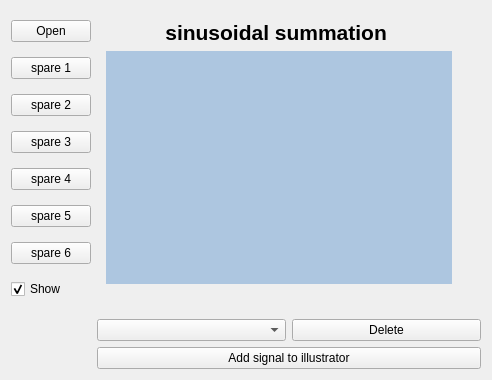
       <widget class="QWidget" name="layoutWidget">
        <layout class="QGridLayout" name="gridLayout_for_sinusoidalSummation">
         <item row="0" column="0">
          <layout class="QVBoxLayout" name="verticalLayout_mainGraphButtons">
           <item>
            <widget class="QPushButton" name="Button_open">
             <property name="text">
              <string>Open</string>
             </property>
            </widget>
           </item>
           <item>
            <widget class="QPushButton" name="Spare_button">
             <property name="text">
              <string>spare 1</string>
             </property>
            </widget>
           </item>
           <item>
            <widget class="QPushButton" name="Spare_button_2">
             <property name="text">
              <string>spare 2</string>
             </property>
            </widget>
           </item>
           <item>
            <widget class="QPushButton" name="Spare_button_3">
             <property name="text">
              <string>spare 3</string>
             </property>
            </widget>
           </item>
           <item>
            <widget class="QPushButton" name="Spare_button_4">
             <property name="text">
              <string>spare 4</string>
             </property>
            </widget>
           </item>
           <item>
            <widget class="QPushButton" name="Spare_button_5">
             <property name="text">
              <string>spare 5</string>
             </property>
            </widget>
           </item>
           <item>
            <widget class="QPushButton" name="Spare_button_6">
             <property name="text">
              <string>spare 6</string>
             </property>
            </widget>
           </item>
           <item>
            <widget class="QCheckBox" name="checkBox_showhide">
             <property name="text">
              <string>Show</string>
             </property>
             <property name="checked">
              <bool>true</bool>
             </property>
             <property name="tristate">
              <bool>false</bool>
             </property>
            </widget>
           </item>
          </layout>
         </item>
         <item row="0" column="1">
          <widget class="QWidget" name="widget_singleuse_as_backGround_for_summation" native="true">
           <layout class="QGridLayout" name="gridLayout_5">
            <item row="0" column="0">
             <widget class="QLabel" name="label_For_summation">
              <property name="text">
               <string>&lt;html&gt;&lt;head/&gt;&lt;body&gt;&lt;p&gt;&lt;span style=&quot; font-size:16pt; font-weight:600;&quot;&gt;sinusoidal summation &lt;/span&gt;&lt;/p&gt;&lt;/body&gt;&lt;/html&gt;</string>
              </property>
              <property name="alignment">
               <set>Qt::AlignCenter</set>
              </property>
             </widget>
            </item>
            <item row="1" column="0">
             <widget class="PlotWidget" name="Widget_Adder" native="true">
              <property name="palette">
               <palette>
                <active>
                 <colorrole role="WindowText">
                  <brush brushstyle="SolidPattern">
                   <color alpha="255">
                    <red>0</red>
                    <green>0</green>
                    <blue>0</blue>
                   </color>
                  </brush>
                 </colorrole>
                 <colorrole role="Button">
                  <brush brushstyle="SolidPattern">
                   <color alpha="255">
                    <red>173</red>
                    <green>198</green>
                    <blue>224</blue>
                   </color>
                  </brush>
                 </colorrole>
                 <colorrole role="Light">
                  <brush brushstyle="SolidPattern">
                   <color alpha="255">
                    <red>255</red>
                    <green>255</green>
                    <blue>255</blue>
                   </color>
                  </brush>
                 </colorrole>
                 <colorrole role="Midlight">
                  <brush brushstyle="SolidPattern">
                   <color alpha="255">
                    <red>255</red>
                    <green>255</green>
                    <blue>255</blue>
                   </color>
                  </brush>
                 </colorrole>
                 <colorrole role="Dark">
                  <brush brushstyle="SolidPattern">
                   <color alpha="255">
                    <red>127</red>
                    <green>127</green>
                    <blue>127</blue>
                   </color>
                  </brush>
                 </colorrole>
                 <colorrole role="Mid">
                  <brush brushstyle="SolidPattern">
                   <color alpha="255">
                    <red>170</red>
                    <green>170</green>
                    <blue>170</blue>
                   </color>
                  </brush>
                 </colorrole>
                 <colorrole role="Text">
                  <brush brushstyle="SolidPattern">
                   <color alpha="255">
                    <red>0</red>
                    <green>0</green>
                    <blue>0</blue>
                   </color>
                  </brush>
                 </colorrole>
                 <colorrole role="BrightText">
                  <brush brushstyle="SolidPattern">
                   <color alpha="255">
                    <red>255</red>
                    <green>255</green>
                    <blue>255</blue>
                   </color>
                  </brush>
                 </colorrole>
                 <colorrole role="ButtonText">
                  <brush brushstyle="SolidPattern">
                   <color alpha="255">
                    <red>0</red>
                    <green>0</green>
                    <blue>0</blue>
                   </color>
                  </brush>
                 </colorrole>
                 <colorrole role="Base">
                  <brush brushstyle="SolidPattern">
                   <color alpha="255">
                    <red>173</red>
                    <green>198</green>
                    <blue>224</blue>
                   </color>
                  </brush>
                 </colorrole>
                 <colorrole role="Window">
                  <brush brushstyle="SolidPattern">
                   <color alpha="255">
                    <red>173</red>
                    <green>198</green>
                    <blue>224</blue>
                   </color>
                  </brush>
                 </colorrole>
                 <colorrole role="Shadow">
                  <brush brushstyle="SolidPattern">
                   <color alpha="255">
                    <red>0</red>
                    <green>0</green>
                    <blue>0</blue>
                   </color>
                  </brush>
                 </colorrole>
                 <colorrole role="AlternateBase">
                  <brush brushstyle="SolidPattern">
                   <color alpha="255">
                    <red>255</red>
                    <green>255</green>
                    <blue>255</blue>
                   </color>
                  </brush>
                 </colorrole>
                 <colorrole role="ToolTipBase">
                  <brush brushstyle="SolidPattern">
                   <color alpha="255">
                    <red>255</red>
                    <green>255</green>
                    <blue>220</blue>
                   </color>
                  </brush>
                 </colorrole>
                 <colorrole role="ToolTipText">
                  <brush brushstyle="SolidPattern">
                   <color alpha="255">
                    <red>0</red>
                    <green>0</green>
                    <blue>0</blue>
                   </color>
                  </brush>
                 </colorrole>
                </active>
                <inactive>
                 <colorrole role="WindowText">
                  <brush brushstyle="SolidPattern">
                   <color alpha="255">
                    <red>0</red>
                    <green>0</green>
                    <blue>0</blue>
                   </color>
                  </brush>
                 </colorrole>
                 <colorrole role="Button">
                  <brush brushstyle="SolidPattern">
                   <color alpha="255">
                    <red>173</red>
                    <green>198</green>
                    <blue>224</blue>
                   </color>
                  </brush>
                 </colorrole>
                 <colorrole role="Light">
                  <brush brushstyle="SolidPattern">
                   <color alpha="255">
                    <red>255</red>
                    <green>255</green>
                    <blue>255</blue>
                   </color>
                  </brush>
                 </colorrole>
                 <colorrole role="Midlight">
                  <brush brushstyle="SolidPattern">
                   <color alpha="255">
                    <red>255</red>
                    <green>255</green>
                    <blue>255</blue>
                   </color>
                  </brush>
                 </colorrole>
                 <colorrole role="Dark">
                  <brush brushstyle="SolidPattern">
                   <color alpha="255">
                    <red>127</red>
                    <green>127</green>
                    <blue>127</blue>
                   </color>
                  </brush>
                 </colorrole>
                 <colorrole role="Mid">
                  <brush brushstyle="SolidPattern">
                   <color alpha="255">
                    <red>170</red>
                    <green>170</green>
                    <blue>170</blue>
                   </color>
                  </brush>
                 </colorrole>
                 <colorrole role="Text">
                  <brush brushstyle="SolidPattern">
                   <color alpha="255">
                    <red>0</red>
                    <green>0</green>
                    <blue>0</blue>
                   </color>
                  </brush>
                 </colorrole>
                 <colorrole role="BrightText">
                  <brush brushstyle="SolidPattern">
                   <color alpha="255">
                    <red>255</red>
                    <green>255</green>
                    <blue>255</blue>
                   </color>
                  </brush>
                 </colorrole>
                 <colorrole role="ButtonText">
                  <brush brushstyle="SolidPattern">
                   <color alpha="255">
                    <red>0</red>
                    <green>0</green>
                    <blue>0</blue>
                   </color>
                  </brush>
                 </colorrole>
                 <colorrole role="Base">
                  <brush brushstyle="SolidPattern">
                   <color alpha="255">
                    <red>173</red>
                    <green>198</green>
                    <blue>224</blue>
                   </color>
                  </brush>
                 </colorrole>
                 <colorrole role="Window">
                  <brush brushstyle="SolidPattern">
                   <color alpha="255">
                    <red>173</red>
                    <green>198</green>
                    <blue>224</blue>
                   </color>
                  </brush>
                 </colorrole>
                 <colorrole role="Shadow">
                  <brush brushstyle="SolidPattern">
                   <color alpha="255">
                    <red>0</red>
                    <green>0</green>
                    <blue>0</blue>
                   </color>
                  </brush>
                 </colorrole>
                 <colorrole role="AlternateBase">
                  <brush brushstyle="SolidPattern">
                   <color alpha="255">
                    <red>255</red>
                    <green>255</green>
                    <blue>255</blue>
                   </color>
                  </brush>
                 </colorrole>
                 <colorrole role="ToolTipBase">
                  <brush brushstyle="SolidPattern">
                   <color alpha="255">
                    <red>255</red>
                    <green>255</green>
                    <blue>220</blue>
                   </color>
                  </brush>
                 </colorrole>
                 <colorrole role="ToolTipText">
                  <brush brushstyle="SolidPattern">
                   <color alpha="255">
                    <red>0</red>
                    <green>0</green>
                    <blue>0</blue>
                   </color>
                  </brush>
                 </colorrole>
                </inactive>
                <disabled>
                 <colorrole role="WindowText">
                  <brush brushstyle="SolidPattern">
                   <color alpha="255">
                    <red>127</red>
                    <green>127</green>
                    <blue>127</blue>
                   </color>
                  </brush>
                 </colorrole>
                 <colorrole role="Button">
                  <brush brushstyle="SolidPattern">
                   <color alpha="255">
                    <red>173</red>
                    <green>198</green>
                    <blue>224</blue>
                   </color>
                  </brush>
                 </colorrole>
                 <colorrole role="Light">
                  <brush brushstyle="SolidPattern">
                   <color alpha="255">
                    <red>255</red>
                    <green>255</green>
                    <blue>255</blue>
                   </color>
                  </brush>
                 </colorrole>
                 <colorrole role="Midlight">
                  <brush brushstyle="SolidPattern">
                   <color alpha="255">
                    <red>255</red>
                    <green>255</green>
                    <blue>255</blue>
                   </color>
                  </brush>
                 </colorrole>
                 <colorrole role="Dark">
                  <brush brushstyle="SolidPattern">
                   <color alpha="255">
                    <red>127</red>
                    <green>127</green>
                    <blue>127</blue>
                   </color>
                  </brush>
                 </colorrole>
                 <colorrole role="Mid">
                  <brush brushstyle="SolidPattern">
                   <color alpha="255">
                    <red>170</red>
                    <green>170</green>
                    <blue>170</blue>
                   </color>
                  </brush>
                 </colorrole>
                 <colorrole role="Text">
                  <brush brushstyle="SolidPattern">
                   <color alpha="255">
                    <red>127</red>
                    <green>127</green>
                    <blue>127</blue>
                   </color>
                  </brush>
                 </colorrole>
                 <colorrole role="BrightText">
                  <brush brushstyle="SolidPattern">
                   <color alpha="255">
                    <red>255</red>
                    <green>255</green>
                    <blue>255</blue>
                   </color>
                  </brush>
                 </colorrole>
                 <colorrole role="ButtonText">
                  <brush brushstyle="SolidPattern">
                   <color alpha="255">
                    <red>127</red>
                    <green>127</green>
                    <blue>127</blue>
                   </color>
                  </brush>
                 </colorrole>
                 <colorrole role="Base">
                  <brush brushstyle="SolidPattern">
                   <color alpha="255">
                    <red>173</red>
                    <green>198</green>
                    <blue>224</blue>
                   </color>
                  </brush>
                 </colorrole>
                 <colorrole role="Window">
                  <brush brushstyle="SolidPattern">
                   <color alpha="255">
                    <red>173</red>
                    <green>198</green>
                    <blue>224</blue>
                   </color>
                  </brush>
                 </colorrole>
                 <colorrole role="Shadow">
                  <brush brushstyle="SolidPattern">
                   <color alpha="255">
                    <red>0</red>
                    <green>0</green>
                    <blue>0</blue>
                   </color>
                  </brush>
                 </colorrole>
                 <colorrole role="AlternateBase">
                  <brush brushstyle="SolidPattern">
                   <color alpha="255">
                    <red>255</red>
                    <green>255</green>
                    <blue>255</blue>
                   </color>
                  </brush>
                 </colorrole>
                 <colorrole role="ToolTipBase">
                  <brush brushstyle="SolidPattern">
                   <color alpha="255">
                    <red>255</red>
                    <green>255</green>
                    <blue>220</blue>
                   </color>
                  </brush>
                 </colorrole>
                 <colorrole role="ToolTipText">
                  <brush brushstyle="SolidPattern">
                   <color alpha="255">
                    <red>0</red>
                    <green>0</green>
                    <blue>0</blue>
                   </color>
                  </brush>
                 </colorrole>
                </disabled>
               </palette>
              </property>
              <property name="styleSheet">
               <string notr="true">background-color: rgb(173, 198, 224);</string>
              </property>
             </widget>
            </item>
            <item row="1" column="1">
             <spacer name="verticalSpacer_for_summation">
              <property name="orientation">
               <enum>Qt::Vertical</enum>
              </property>
              <property name="sizeHint" stdset="0">
               <size>
                <width>20</width>
                <height>233</height>
               </size>
              </property>
             </spacer>
            </item>
            <item row="2" column="0">
             <spacer name="horizontalSpacer_for_sumamtion">
              <property name="orientation">
               <enum>Qt::Horizontal</enum>
              </property>
              <property name="sizeHint" stdset="0">
               <size>
                <width>346</width>
                <height>20</height>
               </size>
              </property>
             </spacer>
            </item>
           </layout>
          </widget>
         </item>
         <item row="1" column="1">
          <layout class="QGridLayout" name="gridLayout_For_sunusoidalSummation">
           <item row="1" column="0" colspan="2">
            <widget class="QPushButton" name="Button_confirmation">
             <property name="text">
              <string>Add signal to illustrator</string>
             </property>
            </widget>
           </item>
           <item row="0" column="0">
            <widget class="QComboBox" name="Combobox_signal"/>
           </item>
           <item row="0" column="1">
            <widget class="QPushButton" name="Button_delete">
             <property name="text">
              <string>Delete</string>
             </property>
            </widget>
           </item>
          </layout>
         </item>
        </layout>
       </widget>
